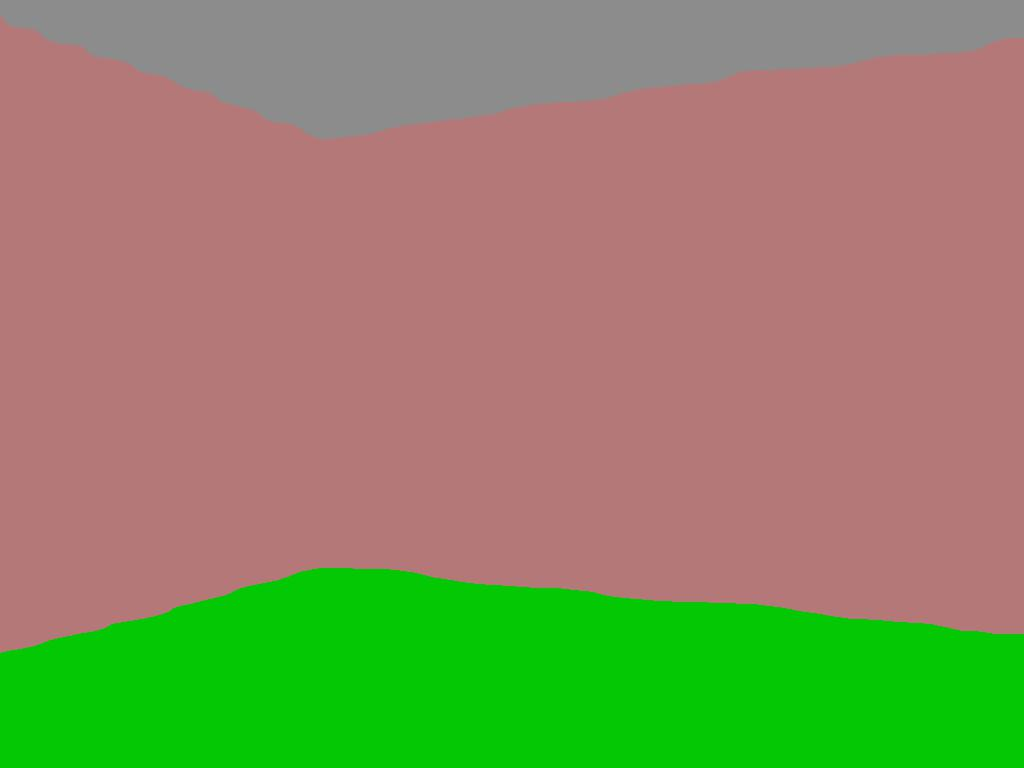
#> input picture image.png, 1024 x 768 px
$ python colour_detec.py image.png
#> lines starting #> are read from the running program, lines starting #| are printed output that depends on the picture; after the words box and inside, x2 and y2 are one past the last pixel; in counts of white or black regions, pixels touching at a corner belong together
import cv2
import numpy as np
# [31 lines of commented-out code are left out]

import numpy as np
import cv2
image = cv2.imread('image.png')
#> image is the input picture: shape (768, 1024, 3); mean B, G, R 97.4, 139.3, 138
image1 = cv2.imread('main.jpg')
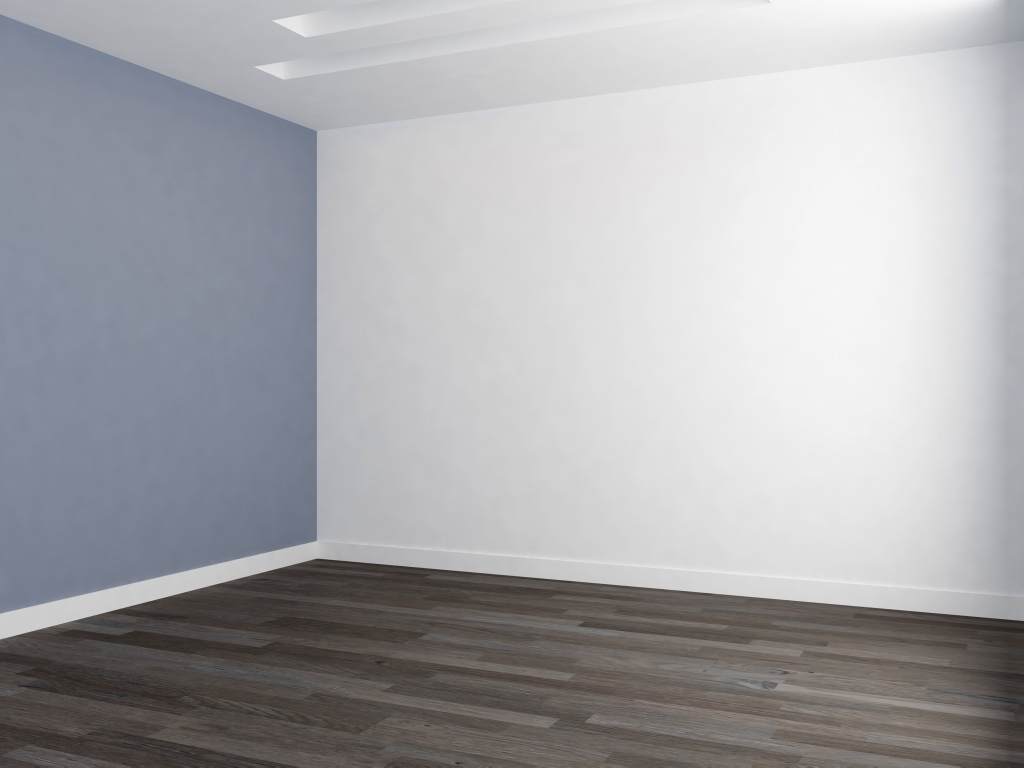
#> input picture main.jpg, 1024 x 768 px
#> image1 is the input picture: shape (768, 1024, 3); mean B, G, R 171.3, 168.3, 168.4
img_gray = cv2.cvtColor(image,cv2.COLOR_BGR2RGBA)
print("img_gray",img_gray.shape)
#| img_gray (768, 1024, 4)
#cv2.imwrite('image.png',image)
# data = np.array(image)
# print (data)
lower = np.array([48,72,78])
high = np.array([70,255,255])
#blurred = cv2.pyrMeanShiftFiltering(img_gray, 9,19)
hsv = cv2.cvtColor(img_gray,cv2.COLOR_BGR2HSV)
#> hsv: shape (768, 1024, 3); mean H, S, V 94.9, 111, 179.8
mask = cv2.inRange(hsv,lower,high)
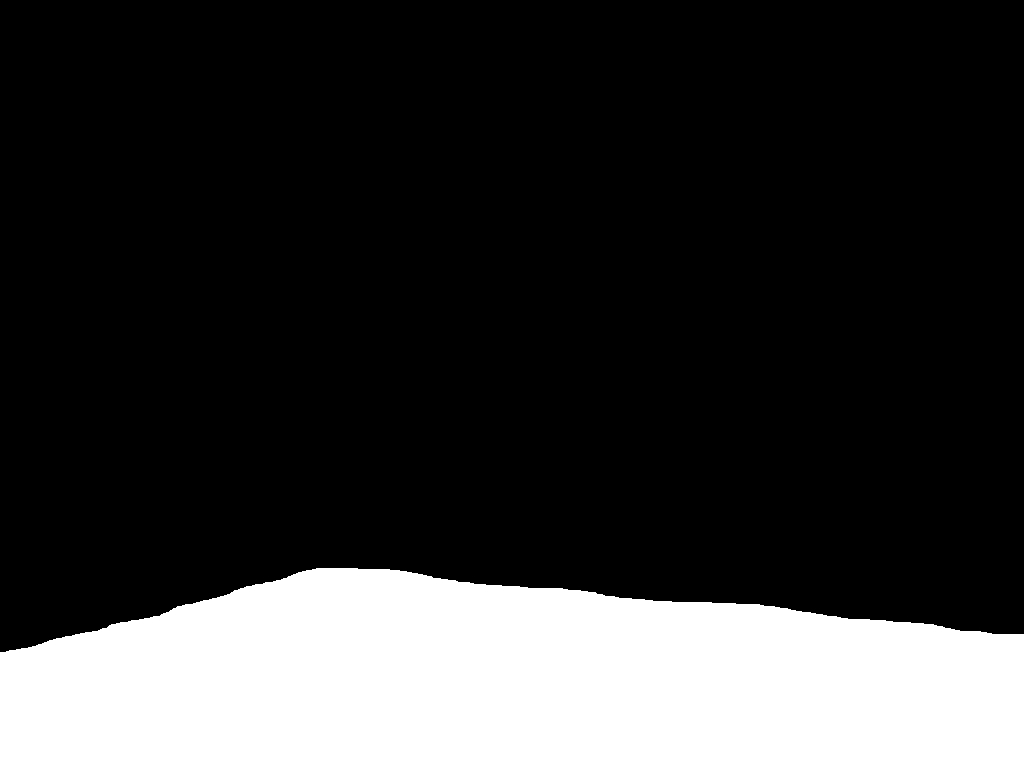
#> mask: shape (768, 1024); 21.4% white; 1 white region, box (x1, y1, x2, y2) and area: (0, 568, 1024, 768) 168200
res = cv2.bitwise_and(image,image,mask=mask)
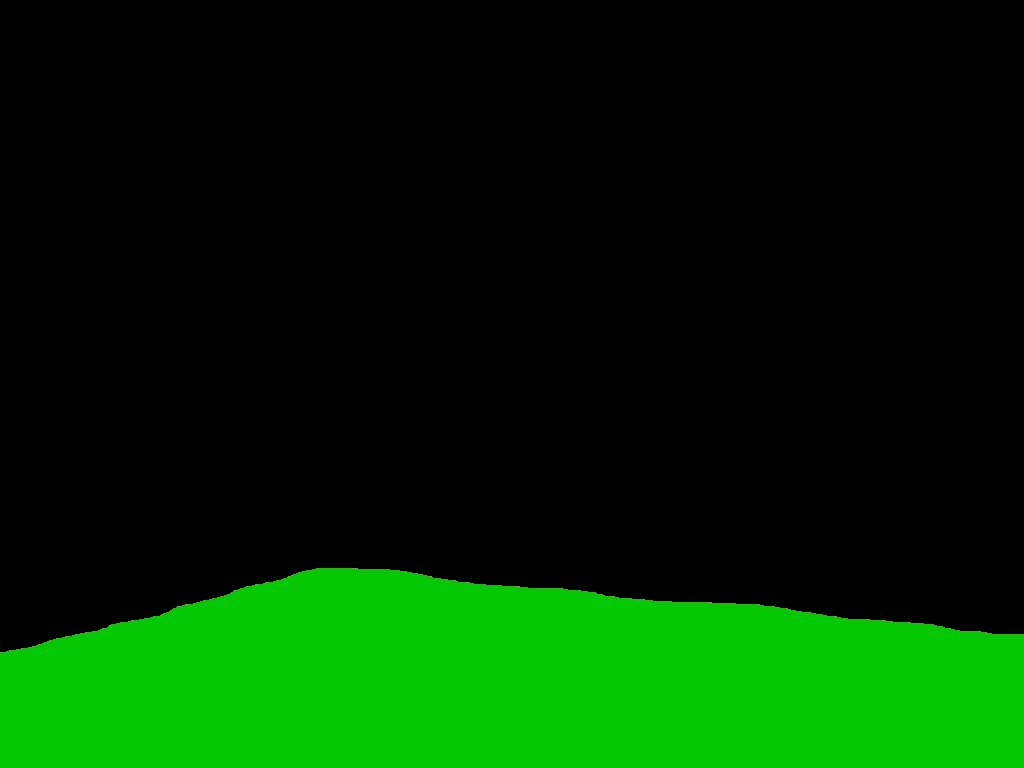
#> res: shape (768, 1024, 3); mean B, G, R 0.9, 42.7, 1
a= res.shape
#> a = (768, 1024, 3)
print(a)
#| (768, 1024, 3)
img_gray = cv2.cvtColor(res,cv2.COLOR_BGR2RGBA)
_,alpha = cv2.threshold(img_gray,0,255,cv2.THRESH_BINARY)
b, g, r,alpha = cv2.split(img_gray)
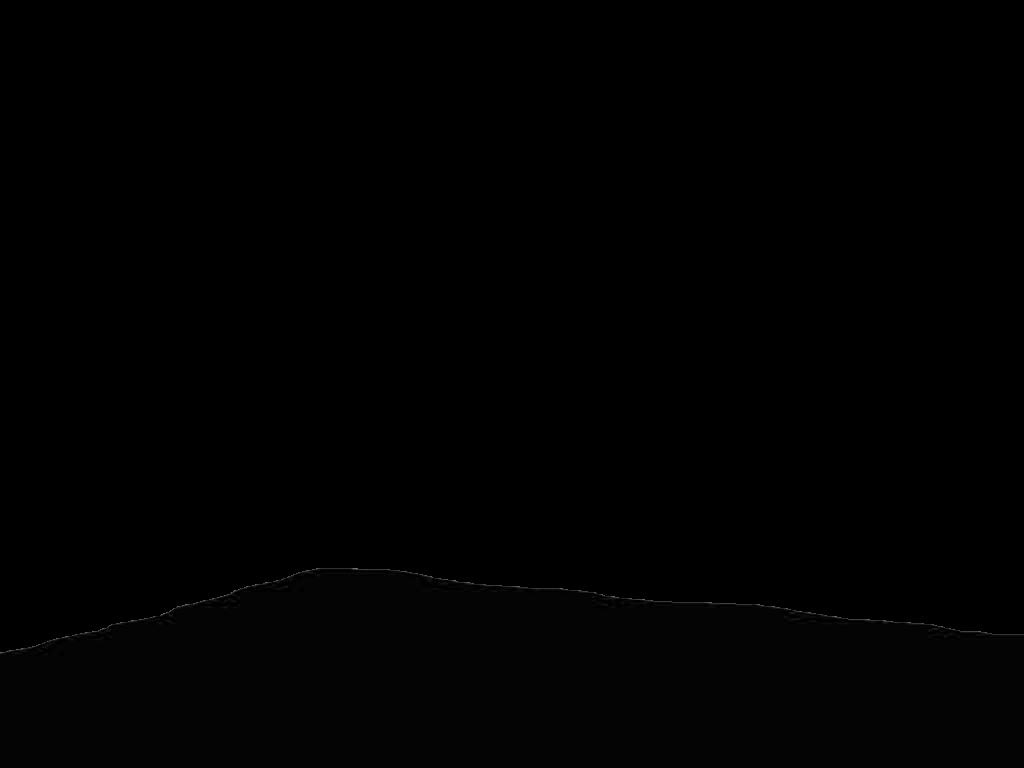
#> b: shape (768, 1024); min 0, max 117, mean 1
#> alpha: shape (768, 1024); every value is 255
rgba = [b,g,r, alpha]

dst = cv2.merge(rgba,4)
cv2.imwrite("test.png", dst)
image2=cv2.imread("test.png")
# /image[image[:, :, 1:].all(axis=-1)] = 0
# dst[dst[:, :, 1:].all(axis=-1)] = 0
resultant = cv2.addWeighted(image1, 0.8, image2, 0.2, 1)
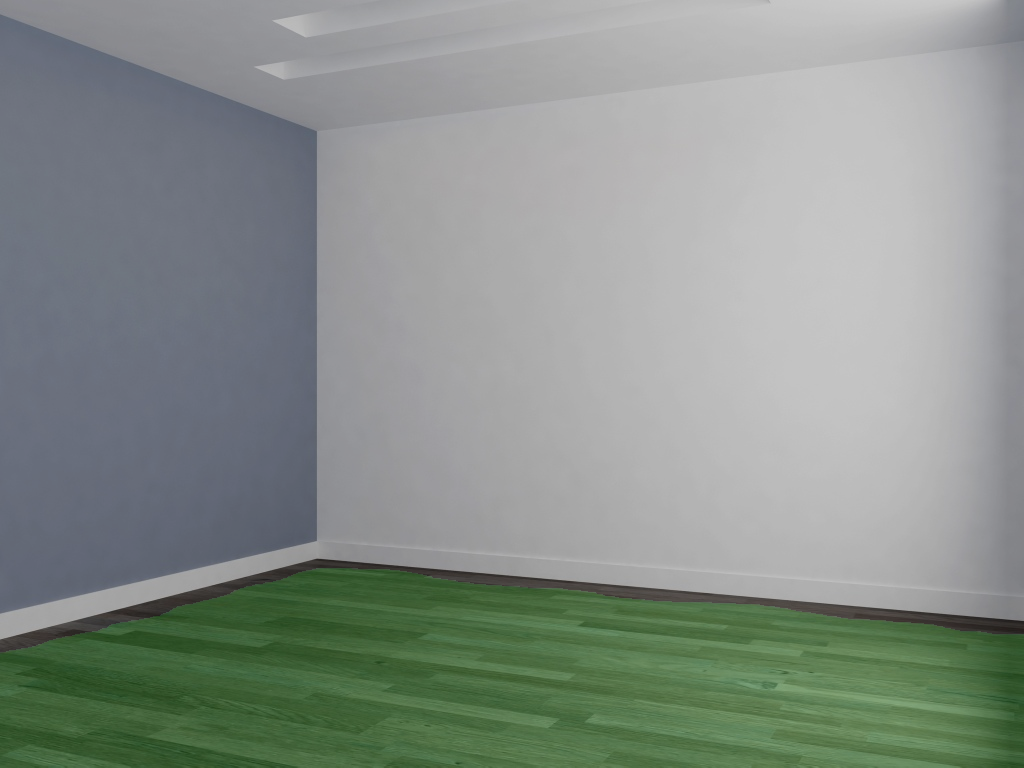
#> resultant: shape (768, 1024, 3); mean B, G, R 138.3, 144.2, 135.9
cv2.imshow("resultant",resultant)
cv2.waitKey(0)
cv2.destroyAllWindows()


# [9 lines of commented-out code are left out]
cv2.waitKey(0)
cv2.destroyAllWindows()
# [9 lines of commented-out code are left out]
